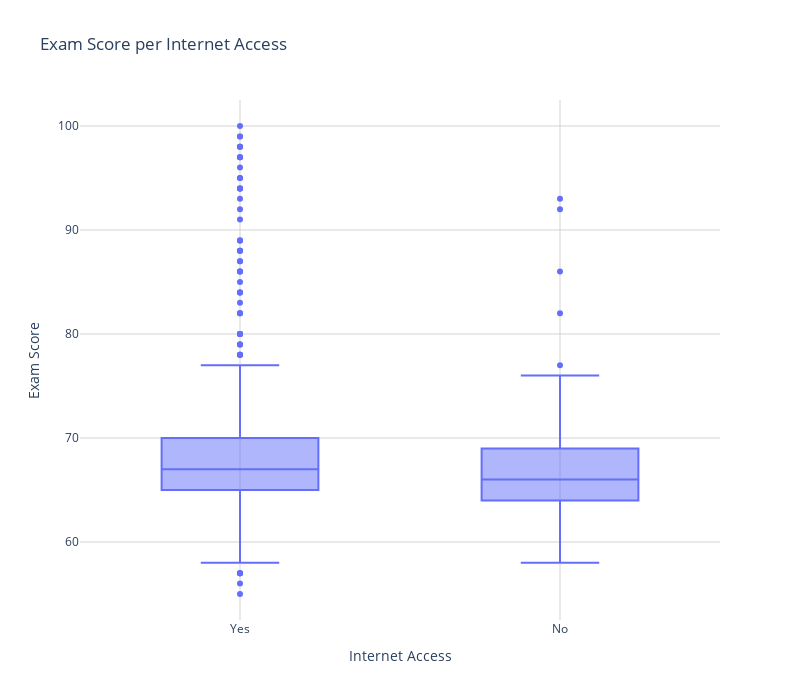

Source (notebook cell):
### Markdown cell above
#### 3.1.1 Argument 1 voor perspectief 1

Studenten met stabiele internettoegang behalen gemiddeld hogere examencijfers dan studenten met beperkte internettoegang.

### Code cell
# Filter exam scores tussen 0 en 100
df1 = df1[(df1["Exam_Score"] >= 0) & (df1["Exam_Score"] <= 100)]

# Maak de boxplot in Plotly
fig = px.box(
    df1,
    x="Internet_Access",
    y="Exam_Score",
    title="Exam Score per Internet Access"
)

# Layout aanpassen
fig.update_layout(
    width=800,
    height=700,
    xaxis_title="Internet Access",
    yaxis_title="Exam Score",
    plot_bgcolor="white",
    xaxis=dict(showgrid=True, gridcolor="lightgrey"),
    yaxis=dict(showgrid=True, gridcolor="lightgrey")
)

# Toon box plot
fig.show()

### Figure 1 — Plotly figure (JSON) as saved in the notebook; plotly's stock layout.template omitted (floating-point values rounded to 4 significant figures; data arrays with more than 128 entries replaced by an {"elided": "..."} marker saying what was removed)
{"data": [{"alignmentgroup": "True", "hovertemplate": "Internet_Access=%{x}<br>Exam_Score=%{y}<extra></extra>", "legendgroup": "", "marker": {"color": "#636efa"}, "name": "", "notched": false, "offsetgroup": "", "orientation": "v", "showlegend": false, "type": "box", "x": {"elided": "6606 str values"}, "x0": " ", "xaxis": "x", "y": {"elided": "6606 int values"}, "y0": " ", "yaxis": "y"}], "layout": {"boxmode": "group", "height": 700, "legend": {"tracegroupgap": 0}, "plot_bgcolor": "white", "title": {"text": "Exam Score per Internet Access"}, "width": 800, "xaxis": {"anchor": "y", "domain": [0, 1], "gridcolor": "lightgrey", "showgrid": true, "title": {"text": "Internet Access"}}, "yaxis": {"anchor": "x", "domain": [0, 1], "gridcolor": "lightgrey", "showgrid": true, "title": {"text": "Exam Score"}}}}
